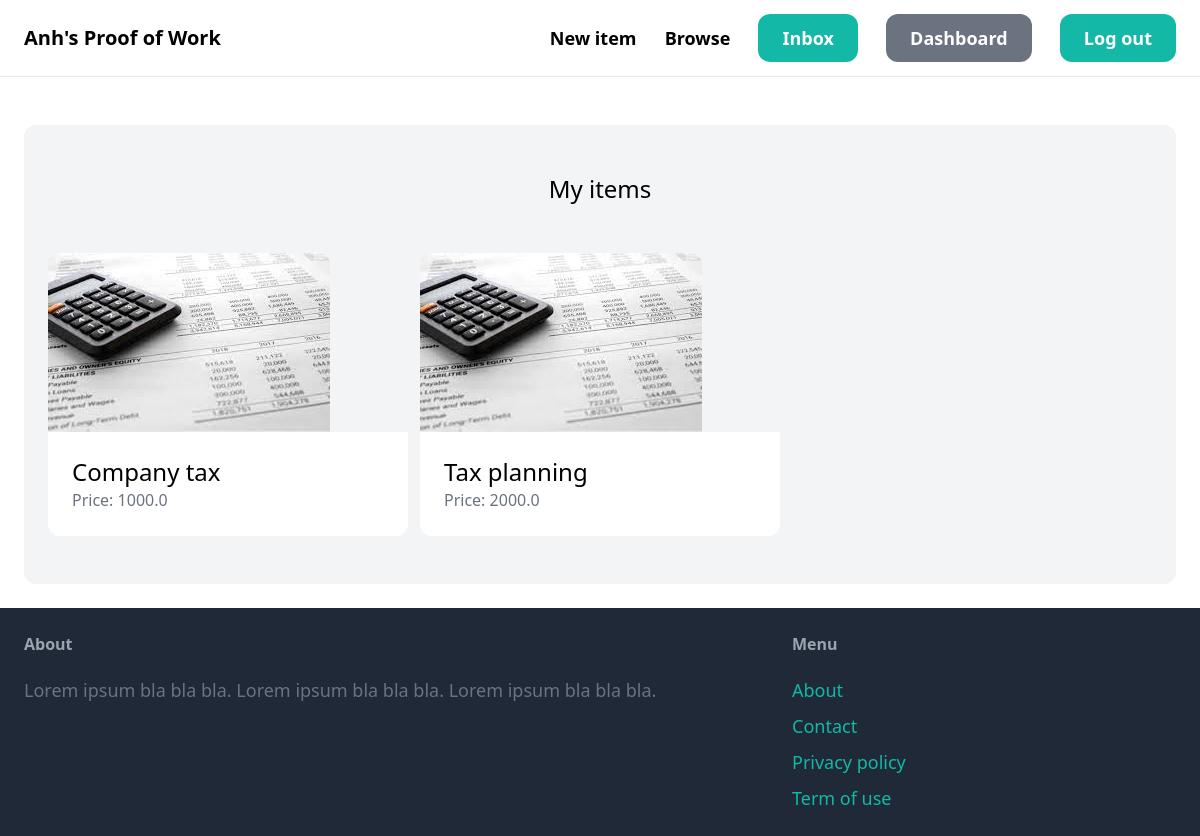
The page /dashboard/ (signed in) on the database its author committed.
### item/models.py (models this page shows, shortened)
class Item(models.Model):
    category = models.ForeignKey(Category, related_name='items', on_delete=models.CASCADE)
    name = models.CharField(max_length=255)
    description = models.TextField(blank=True, null=True)
    price = models.FloatField()
    image = models.ImageField(upload_to='item_images', blank=True, null=True)
    is_sold = models.BooleanField(default=False)
    created_by = models.ForeignKey(User, related_name='items', on_delete=models.CASCADE)
    created_at = models.DateTimeField(auto_now_add=True)

### dashboard/views.py (the view)
# urls.py: path('', views.index, name='index'),
@login_required
def index(request):
    items = Item.objects.filter(created_by=request.user)
    return render(request, 'dashboard/index.html', {
        'items': items,
    })

### dashboard/templates/dashboard/index.html (shortened to what this page needs)
{% extends 'core/base.html' %}
{% block content %}
    <div class="mt-6 px-6 py-12 bg-gray-100 rounded-xl">
        <h2 class="mb-12 text-2xl text-center">My items</h2>
        <div class="grid grid-cols-3 gap-3">
            {% for item in items %}
                <div>
                    <a href="{% url 'item:detail' item.id %}">
                        <div>
                            <img src="{{ item.image.url }}" class="rounded-t-xl">
                        </div>
                        <div class="p-6 bg-white rounded-b-xl">
                            <h2 class="text-2xl">{{ item.name }}</h2>
                            <p class="text-gray-500">Price: {{ item.price }}</p>
                        </div>
                    </a>
                </div>
            {% endfor %}
        </div>
    </div>
{% endblock %}

### rows shown on the page
Item: image (picture), name "Company tax", price "1000.0"
Item: image (picture), name "Tax planning", price "2000.0"
